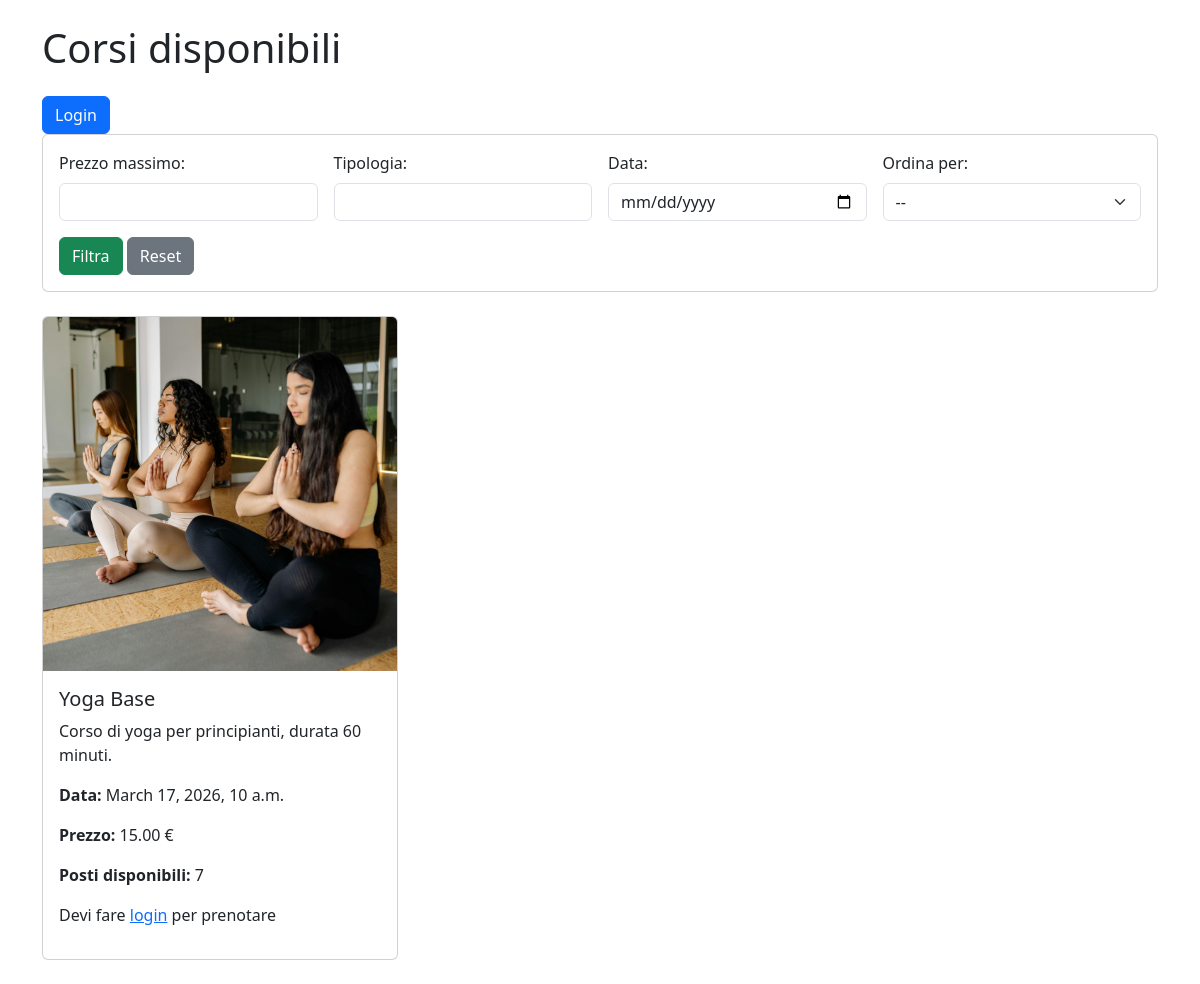
The app's page /, older data.
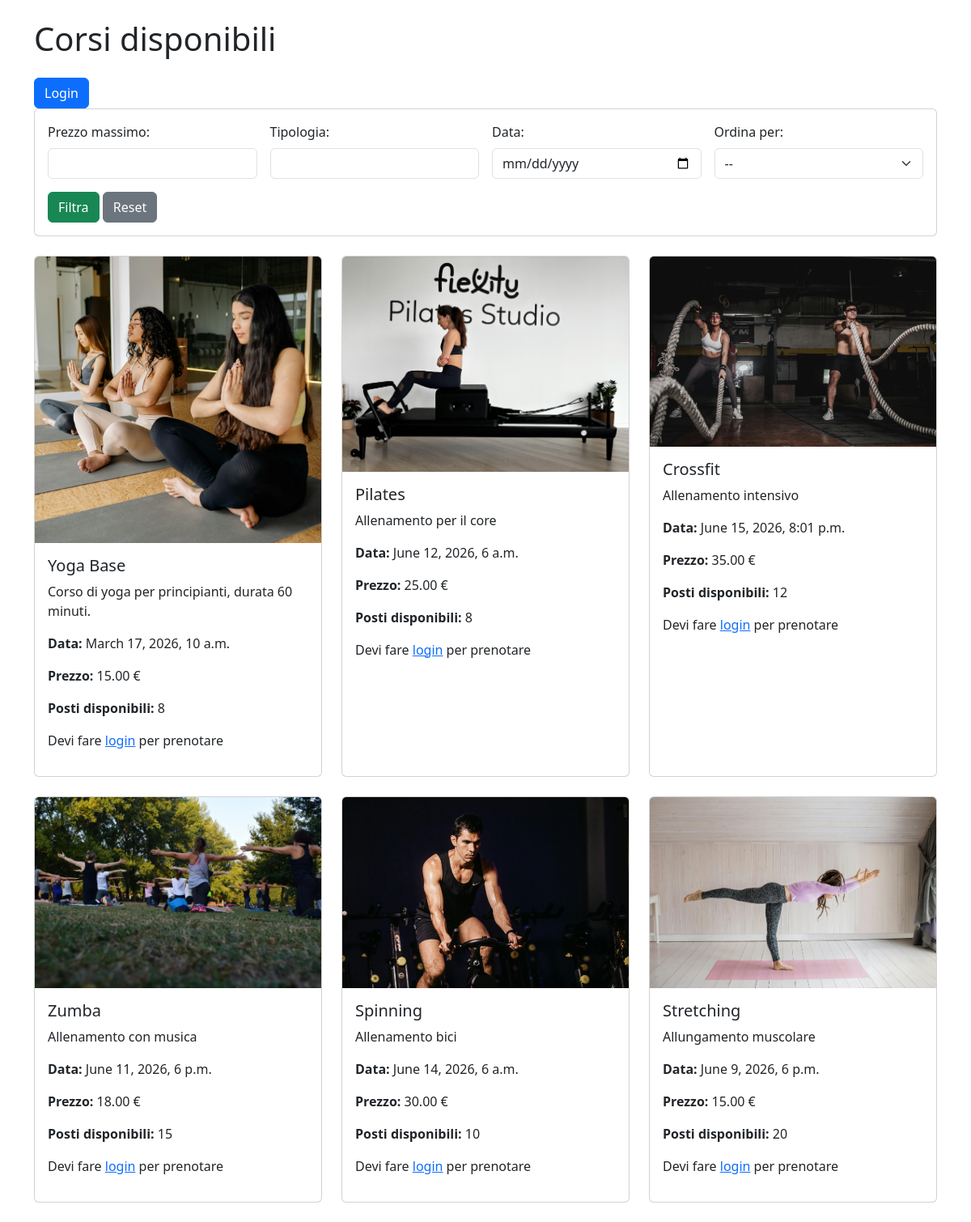
The same page, newer data.
### corsi/models.py (models this page shows, shortened)
class Corso(models.Model):
    titolo = models.CharField(max_length=100)
    descrizione = models.TextField()
    tipologia = models.CharField(max_length=50)
    data = models.DateTimeField()
    posti_disponibili = models.PositiveIntegerField()
    prezzo = models.DecimalField(max_digits=6, decimal_places=2)
    immagine = models.ImageField(upload_to='corsi/', blank=True, null=True)

### corsi/views.py (the view)
# urls.py: path('', views.lista_corsi, name='lista_corsi'),
def lista_corsi(request):
    corsi = Corso.objects.all()
    prezzo_max = request.GET.get('prezzo_max')
    if prezzo_max and prezzo_max.isdigit():
        corsi = corsi.filter(prezzo__lte=prezzo_max)
    tipologia = request.GET.get('tipologia')
    if tipologia:
        corsi = corsi.filter(tipologia__icontains=tipologia)
    data = request.GET.get('data')
    if data:
        corsi = corsi.filter(data__date=data)
    ordine = request.GET.get('ordine')
    if ordine == "prezzo":
        corsi = corsi.order_by('prezzo')
    elif ordine == "data":
        corsi = corsi.order_by('data')
    corsi_prenotati = []
    if request.user.is_authenticated:
        corsi_prenotati = Prenotazione.objects.filter(
            utente=request.user,
            attiva=True
        ).values_list('corso_id', flat=True)
    return render(request, 'corsi/lista_corsi.html', {
        'corsi': corsi,
        'corsi_prenotati': corsi_prenotati
    })

### corsi/templates/corsi/lista_corsi.html (shortened to what this page needs)
<!DOCTYPE html>
<html>
<head>
<link href="https://cdn.jsdelivr.net/npm/bootstrap@5.3.2/dist/css/bootstrap.min.css" rel="stylesheet">
</head>
<body class="container mt-4">
    <h1 class="mb-4">Corsi disponibili</h1>
    {% if user.is_authenticated %}
        <div class="mb-3">
          <strong>Benvenuta {{ user.username }}</strong>
               <img src="{{ user.profilo.immagine_profilo.url }}" width="60" class="rounded-circle"> |
<a href="{% url 'modifica_profilo' %}" class="btn btn-sm btn-outline-primary">Profile</a> |
<a href="{% url 'mie_prenotazioni' %}" class="btn btn-sm btn-outline-secondary">Le mie prenotazioni</a> |
<form method="post" action="{% url 'logout' %}" style="display:inline;">
    {% csrf_token %}
    <button type="submit" class="btn btn-sm btn-danger">Logout</button>
</form>
</div>
    {% else %}
        <a href="/accounts/login/" class="btn btn-primary">Login</a>
    {% endif %}
    <div class="card p-3 mb-4">
<form method="get" class="row g-3">
    <div class="col-md-3">
    <label class="form-label">Prezzo massimo:</label>
    <input type="number" name="prezzo_max" value="{{ request.GET.prezzo_max }}" class="form-control">
    </div>
    <div class="col-md-3">
    <label class="form-label">Tipologia:</label>
    <input type="text" name="tipologia" value="{{ request.GET.tipologia }}" class="form-control">
    </div>
    <div class="col-md-3">
    <label class="form-label">Data:</label>
    <input type="date" name="data" value="{{ request.GET.data }}" class="form-control">
        </div>
    <div class="col-md-3">
    <label class="form-label">Ordina per:</label>
    <select name="ordine" class="form-select">
        <option value="">--</option>
    </select>
    </div>
    <div class="col-12">
    <button type="submit" class="btn btn-success">Filtra</button>
    <a href="/" class="btn btn-secondary">Reset</a>
    </div>
</form>
</div>
    <div class="row">
    {% for corso in corsi %}
    <div class="col-md-4 mb-4">
        <div class="card h-100">
             {% if corso.immagine %}
                <img src="{{ corso.immagine.url }}" class="card-img-top">
            {% endif %}
            <div class="card-body">
            <h5 class="card-title">{{ corso.titolo }}</h5>
            <p class="card-text">{{ corso.descrizione }}</p>
            <p><strong>Data:</strong> {{ corso.data }}</p>
            <p><strong>Prezzo:</strong> {{ corso.prezzo }} €</p>
            <p><strong>Posti disponibili:</strong> {{ corso.posti_disponibili }}</p>
{% if user.is_authenticated %}
    {% if corso.posti_disponibili == 0 %}
        <span class="badge bg-danger">Posti esauriti</span>
    {% elif corso.id in corsi_prenotati %}
        <span class="badge bg-success">Sei già prenotata</span>
    {% else %}
        <a href="{% url 'prenota_corso' corso.id %}" class="btn btn-primary">Prenota</a>
    {% endif %}
{% else %}
    <p>Devi fare <a href="/accounts/login/">login</a> per prenotare</p>
{% endif %}
           </div>
        </div>
         </div>
    {% empty %}
        <p>Nessun corso disponibile.</p>
    {% endfor %}
     </div>
</body>
</html>

Row changes from the older to the newer data that the page shows:
changed Corso "Yoga Base": posti_disponibili "7" → "8"
added Corso: immagine (picture), titolo "Pilates", descrizione "Allenamento per il core", data "June 12, 2026, 6 a.m.", prezzo "25.00", posti_disponibili "8"
added Corso: immagine (picture), titolo "Crossfit", descrizione "Allenamento intensivo", data "June 15, 2026, 8:01 p.m.", prezzo "35.00", posti_disponibili "12"
added Corso: immagine (picture), titolo "Zumba", descrizione "Allenamento con musica", data "June 11, 2026, 6 p.m.", prezzo "18.00", posti_disponibili "15"
added Corso: immagine (picture), titolo "Spinning", descrizione "Allenamento bici", data "June 14, 2026, 6 a.m.", prezzo "30.00", posti_disponibili "10"
added Corso: immagine (picture), titolo "Stretching", descrizione "Allungamento muscolare", data "June 9, 2026, 6 p.m.", prezzo "15.00", posti_disponibili "20"
